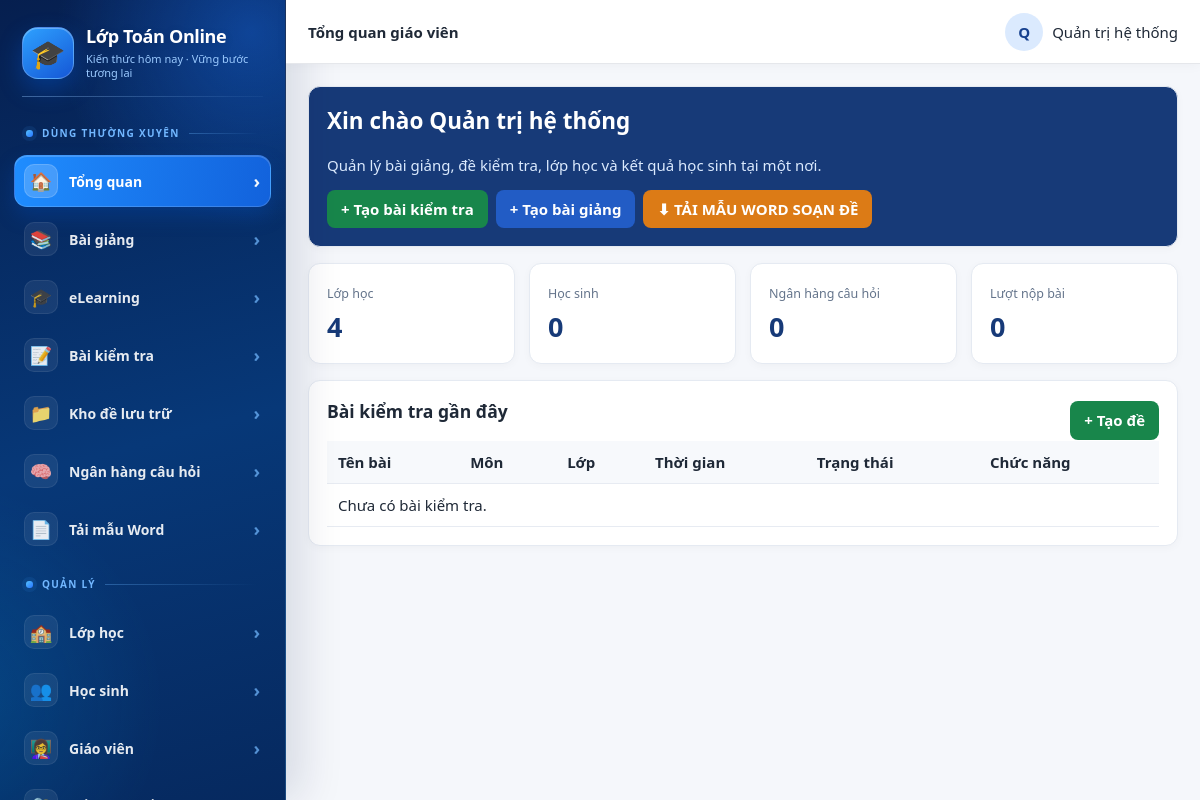
The app's page /teacher (signed in) with its own data.
### app.py (models this page shows)
class SiteSetting(db.Model):
    id = db.Column(db.Integer, primary_key=True)
    owner_id = db.Column(db.Integer, db.ForeignKey('user.id'), unique=True, nullable=False)
    site_title = db.Column(db.String(150), default='Lớp Toán Online')
    teacher_label = db.Column(db.String(150), default='Giáo viên Toán')
    welcome_text = db.Column(db.Text, default='Học Toán mỗi ngày – tiến bộ mỗi ngày!')

class User(db.Model):
    id = db.Column(db.Integer, primary_key=True)
    username = db.Column(db.String(80), unique=True, nullable=False)
    email = db.Column(db.String(160), unique=True, nullable=True)
    password_hash = db.Column(db.String(255), nullable=False)
    full_name = db.Column(db.String(150), nullable=False)
    role = db.Column(db.String(20), nullable=False)
    classroom_id = db.Column(db.Integer, db.ForeignKey('classroom.id'))
    avatar = db.Column(db.String(255), default='')
    perm_classes = db.Column(db.Boolean, default=True)
    perm_students = db.Column(db.Boolean, default=True)
    perm_question_bank = db.Column(db.Boolean, default=True)
    perm_assignments = db.Column(db.Boolean, default=True)
    perm_lessons = db.Column(db.Boolean, default=True)
    perm_grades = db.Column(db.Boolean, default=True)

### app.py (the view)
@app.route('/teacher')
def teacher_dashboard():
    if not teacher_only(): return redirect(url_for('login'))
    u = me(); classes = accessible_classes()
    assignments = Assignment.query.filter_by(created_by=u.id).order_by(Assignment.id.desc()).all()
    class_ids = [c.id for c in classes]
    students = User.query.filter(User.role=='student', User.classroom_id.in_(class_ids)).all() if class_ids else []
    published = sum(a.is_published for a in assignments)
    submitted = Submission.query.join(Assignment, Submission.assignment_id == Assignment.id).filter(Assignment.created_by == u.id, Submission.submitted == True).count()
    lessons = Lesson.query.filter_by(created_by=u.id).count(); questions = BankQuestion.query.filter_by(owner_id=u.id).count()
    return render_template('teacher_dashboard.html', classes=classes, assignments=assignments, students=students,
                           published=published, submitted=submitted, lessons=lessons, questions=questions)

### app.py (called while the page is built, shortened)
def me():
    uid = session.get('user_id')
    return db.session.get(User, uid) if uid else None

def teacher_only():
    u = me(); return bool(u and u.role in ('teacher', 'admin'))

def has_perm(code):
    u = me()
    if not u:
        return False
    if u.role == 'admin':
        return True

def accessible_classes():
    u = me()
    if not u: return []
    q = Classroom.query
    if u.role == 'teacher': q = q.filter(Classroom.teacher_id == u.id)
    return q.order_by(Classroom.name).all()

@app.context_processor
def ctx():
    u = me(); setting = None
    if u and u.role in ('teacher', 'admin'): setting = SiteSetting.query.filter_by(owner_id=u.id).first()
    return {'me': u, 'site_setting': setting, 'google_enabled': bool(GOOGLE_CLIENT_ID and GOOGLE_CLIENT_SECRET),
            'now': datetime.now(), 'assignment_class_names': assignment_class_names, 'assignment_status': assignment_status,
            'has_perm': has_perm}

### templates/teacher_dashboard.html
{% extends 'base.html' %}{% block heading %}Tổng quan giáo viên{% endblock %}{% block content %}
<div class="card hero"><h2>Xin chào {{me.full_name}}</h2><p class="muted">Quản lý bài giảng, đề kiểm tra, lớp học và kết quả học sinh tại một nơi.</p><div class="toolbar"><a class="btn green" href="/teacher/assignments/new">+ Tạo bài kiểm tra</a><a class="btn" href="/teacher/lessons">+ Tạo bài giảng</a><a class="btn orange" href="/teacher/word-template">⬇ TẢI MẪU WORD SOẠN ĐỀ</a></div></div>
<div class="grid"><div class="card stat"><small>Lớp học</small><b>{{classes|length}}</b></div><div class="card stat"><small>Học sinh</small><b>{{students|length}}</b></div><div class="card stat"><small>Ngân hàng câu hỏi</small><b>{{questions}}</b></div><div class="card stat"><small>Lượt nộp bài</small><b>{{submitted}}</b></div></div>
<div class="card"><div class="toolbar" style="justify-content:space-between"><h3>Bài kiểm tra gần đây</h3><a class="btn green" href="/teacher/assignments/new">+ Tạo đề</a></div>
<table><tr><th>Tên bài</th><th>Môn</th><th>Lớp</th><th>Thời gian</th><th>Trạng thái</th><th>Chức năng</th></tr>
{% for a in assignments %}
  {% set st=assignment_status(a) %}
  <tr>
    <td><b>{{a.title}}</b></td>
    <td>{{a.subject or 'Toán'}}</td>
    <td>{{assignment_class_names(a)}}</td>
    <td>{{a.starts_at.strftime('%d/%m %H:%M') if a.starts_at else 'Mở ngay'}} → {{a.due_at.strftime('%d/%m %H:%M') if a.due_at else '∞'}}</td>
    <td><span class="status {{st[1]}}">{{st[0]}}</span></td>
    <td>
      <div class="toolbar">
        <a class="btn" href="/teacher/assignment/{{a.id}}">Soạn đề</a>
        <a class="btn gray" href="/teacher/assignment/{{a.id}}/results">Kết quả</a>
        {% if a.is_published %}
          <form method="post" action="/teacher/assignment/{{a.id}}/unpublish" onsubmit="return confirm('Thu hồi bài này khỏi học sinh?')">
            <button class="orange">Thu hồi</button>
          </form>
        {% else %}
          <form method="post" action="/teacher/assignment/{{a.id}}/publish">
            <button class="green">Giao bài</button>
          </form>
        {% endif %}
        <form method="post" action="/teacher/assignment/{{a.id}}/delete"
              onsubmit="return confirm('XÓA bài kiểm tra “{{a.title|e}}”?\n\nLượt làm, câu trả lời và kết quả của bài này cũng sẽ bị xóa.\nCác câu hỏi gốc trong Ngân hàng câu hỏi vẫn được giữ.');">
          <button class="red">🗑 Xóa</button>
        </form>
      </div>
    </td>
  </tr>
{% else %}
  <tr><td colspan="6">Chưa có bài kiểm tra.</td></tr>
{% endfor %}</table></div>{% endblock %}

### templates/base.html (shortened to what this page needs)
<!doctype html><html lang="vi"><head><meta charset="utf-8"><meta name="viewport" content="width=device-width,initial-scale=1"><title>{% block title %}Lớp Học Online V7.2{% endblock %}</title>
</head><body>{% if me %}<div class="layout"><aside class="side">
  <div class="sidebar-inner">
    <div class="brand">
      <div class="brand-logo">🎓</div>
      <div class="brand-copy">
        <span class="brand-title">{{site_setting.site_title if site_setting else 'Lớp Toán Online Cô Chuyền'}}</span>
        <span class="brand-sub">Kiến thức hôm nay · Vững bước tương lai</span>
      </div>
    </div>
    {% if me.role in ['teacher','admin'] %}
      <div class="menu-section">Dùng thường xuyên</div>
      <a class="nav-link {% if request.path == '/teacher' %}active{% endif %}" href="/teacher">
        <span class="nav-ico">🏠</span><span class="txt">Tổng quan</span><span class="nav-arrow">›</span>
      </a>
      {% if has_perm("lessons") %}
      <a class="nav-link {% if request.path.startswith('/teacher/lessons') %}active{% endif %}" href="/teacher/lessons">
        <span class="nav-ico">📚</span><span class="txt">Bài giảng</span><span class="nav-arrow">›</span>
      </a>
      <a class="nav-link {% if request.path.startswith('/teacher/elearning') %}active{% endif %}" href="/teacher/elearning">
        <span class="nav-ico">🎓</span><span class="txt">eLearning</span><span class="nav-arrow">›</span>
      </a>
      {% endif %}
      {% if has_perm("assignments") %}
      <a class="nav-link {% if request.path.startswith('/teacher/assignment') or request.path.startswith('/teacher/assignments') %}active{% endif %}" href="/teacher/assignments/new">
        <span class="nav-ico">📝</span><span class="txt">Bài kiểm tra</span><span class="nav-arrow">›</span>
      </a>
      <a class="nav-link {% if request.path.startswith('/teacher/exam-archive') %}active{% endif %}" href="/teacher/exam-archive">
        <span class="nav-ico">📁</span><span class="txt">Kho đề lưu trữ</span><span class="nav-arrow">›</span>
      </a>
      {% endif %}
      {% if has_perm("question_bank") %}
      <a class="nav-link {% if request.path.startswith('/teacher/question-bank') %}active{% endif %}" href="/teacher/question-bank">
        <span class="nav-ico">🧠</span><span class="txt">Ngân hàng câu hỏi</span><span class="nav-arrow">›</span>
      </a>
      {% endif %}
      <a class="nav-link {% if request.path.startswith('/teacher/word-template') %}active{% endif %}" href="/teacher/word-template">
        <span class="nav-ico">📄</span><span class="txt">Tải mẫu Word</span><span class="nav-arrow">›</span>
      </a>
      <div class="menu-section">Quản lý</div>
      {% if has_perm("classes") %}
      <a class="nav-link {% if request.path.startswith('/teacher/classes') %}active{% endif %}" href="/teacher/classes">
        <span class="nav-ico">🏫</span><span class="txt">Lớp học</span><span class="nav-arrow">›</span>
      </a>
      {% endif %}
      {% if has_perm("students") %}
      <a class="nav-link {% if request.path.startswith('/teacher/students') %}active{% endif %}" href="/teacher/students">
        <span class="nav-ico">👥</span><span class="txt">Học sinh</span><span class="nav-arrow">›</span>
      </a>
      {% endif %}
      {% if me.role=='admin' %}
      <a class="nav-link {% if request.path.startswith('/admin/teachers') %}active{% endif %}" href="/admin/teachers">
        <span class="nav-ico">👩‍🏫</span><span class="txt">Giáo viên</span><span class="nav-arrow">›</span>
      </a>
      <a class="nav-link {% if request.path.startswith('/admin/change-password') %}active{% endif %}" href="/admin/change-password">
        <span class="nav-ico">🔐</span><span class="txt">Đổi mật khẩu Admin</span><span class="nav-arrow">›</span>
      </a>
      {% endif %}
    {% else %}
      <div class="menu-section">Học tập</div>
      <a class="nav-link {% if request.path.startswith('/student') %}active{% endif %}" href="/student">
        <span class="nav-ico">🏠</span><span class="txt">Trang học tập</span><span class="nav-arrow">›</span>
      </a>
    {% endif %}
  </div>
</aside><main class="main"><div class="top"><b>{% block heading %}Hệ thống học tập{% endblock %}</b><div class="profile">{% if me.avatar %}<img class="avatar" src="/media/{{me.avatar}}">{% else %}<div class="avatar">{{me.full_name[:1]}}</div>{% endif %}<span>{{me.full_name}}</span></div></div><div class="content">{% with msgs=get_flashed_messages(with_categories=true) %}{% for cat,msg in msgs %}<div class="flash {{cat}}">{{msg}}</div>{% endfor %}{% endwith %}{% block content %}{% endblock %}</div></main></div>{% else %}{% block public %}{% endblock %}{% endif %}</body></html>

### records on screen
SiteSetting: site_title "Lớp Toán Online"
User: full_name "Q", full_name "Quản trị hệ thống"

### other values on screen
{{ classes|length }} "4"
{{ students|length }} "0"
{{ questions }} "0"
{{ submitted }} "0"
